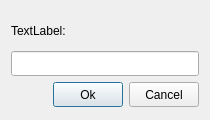
<?xml version="1.0" encoding="UTF-8"?>
<ui version="4.0">
 <class>dlg_copy_listitem</class>
 <widget class="QDialog" name="dlg_copy_listitem">
  <property name="geometry">
   <rect>
    <x>0</x>
    <y>0</y>
    <width>210</width>
    <height>120</height>
   </rect>
  </property>
  <property name="minimumSize">
   <size>
    <width>210</width>
    <height>120</height>
   </size>
  </property>
  <property name="maximumSize">
   <size>
    <width>210</width>
    <height>120</height>
   </size>
  </property>
  <property name="windowTitle">
   <string>Copy</string>
  </property>
  <layout class="QVBoxLayout" name="verticalLayout">
   <item>
    <layout class="QVBoxLayout" name="vly_01">
     <property name="spacing">
      <number>5</number>
     </property>
     <item>
      <layout class="QVBoxLayout" name="vly_02">
       <property name="spacing">
        <number>0</number>
       </property>
       <item>
        <widget class="QLabel" name="lbl_copy">
         <property name="minimumSize">
          <size>
           <width>0</width>
           <height>40</height>
          </size>
         </property>
         <property name="maximumSize">
          <size>
           <width>16777215</width>
           <height>40</height>
          </size>
         </property>
         <property name="text">
          <string>TextLabel:</string>
         </property>
        </widget>
       </item>
       <item>
        <widget class="QLineEdit" name="led_copy">
         <property name="minimumSize">
          <size>
           <width>0</width>
           <height>25</height>
          </size>
         </property>
         <property name="maximumSize">
          <size>
           <width>16777215</width>
           <height>25</height>
          </size>
         </property>
         <property name="maxLength">
          <number>50</number>
         </property>
        </widget>
       </item>
      </layout>
     </item>
    </layout>
   </item>
   <item>
    <layout class="QHBoxLayout" name="hly_01">
     <item>
      <spacer name="hsp_01">
       <property name="orientation">
        <enum>Qt::Horizontal</enum>
       </property>
       <property name="sizeHint" stdset="0">
        <size>
         <width>40</width>
         <height>20</height>
        </size>
       </property>
      </spacer>
     </item>
     <item>
      <widget class="QPushButton" name="pbt_ok">
       <property name="minimumSize">
        <size>
         <width>70</width>
         <height>25</height>
        </size>
       </property>
       <property name="maximumSize">
        <size>
         <width>70</width>
         <height>25</height>
        </size>
       </property>
       <property name="text">
        <string>Ok</string>
       </property>
      </widget>
     </item>
     <item>
      <widget class="QPushButton" name="pbt_cancel">
       <property name="minimumSize">
        <size>
         <width>70</width>
         <height>25</height>
        </size>
       </property>
       <property name="maximumSize">
        <size>
         <width>70</width>
         <height>25</height>
        </size>
       </property>
       <property name="text">
        <string>Cancel</string>
       </property>
      </widget>
     </item>
    </layout>
   </item>
  </layout>
 </widget>
 <resources/>
 <connections/>
</ui>
